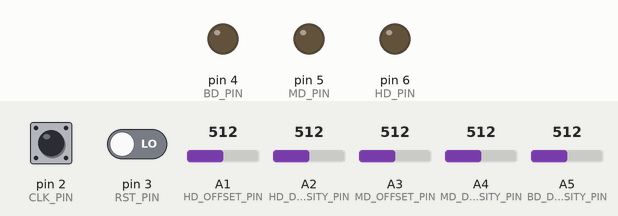
Simulated run of this sketch. Board: Arduino Uno, built with avr-gcc and run on an emulated ATmega328P. Shown: output pins drawn as LEDs (lit = HIGH). Inputs (shaded band) come from the test bench; at power-on: pin 2 (CLK_PIN) HIGH, pin 3 (RST_PIN) LOW, A1 (HD_OFFSET_PIN) = 512, A2 (HD_DENSITY_PIN) = 512, A3 (MD_OFFSET_PIN) = 512, A4 (MD_DENSITY_PIN) = 512, A5 (BD_DENSITY_PIN) = 512.

Above: at 1.2 s.
1.3 s: pin 2 (CLK_PIN) pulsed LOW 2 times (0.12 s each, 0.3 s apart)
At 1.51 s:
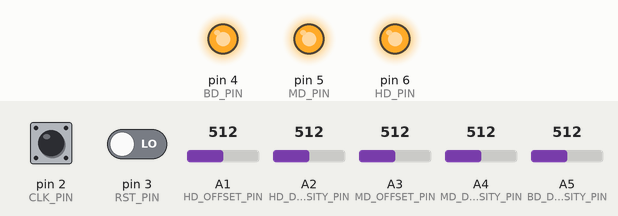
At 2.3 s:
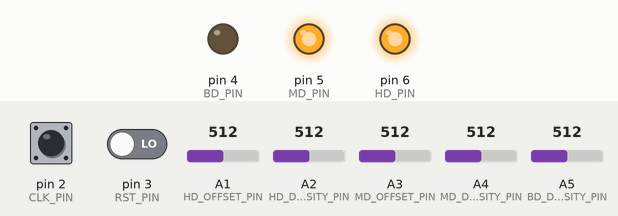
3.4 s: pin 2 (CLK_PIN) driven LOW
At 4.1 s:
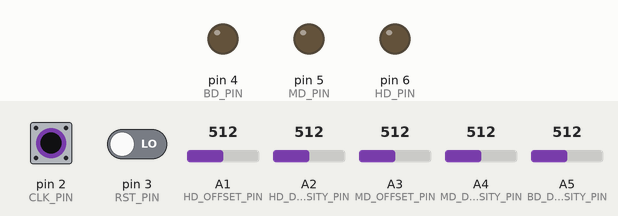
Timing chart, 0 to 6.4 s (numbered marks = the images above; inputs shaded):
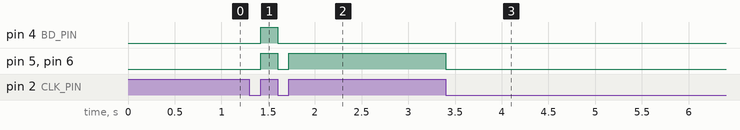

Measured:
- after the input at 1.3 s, pin 4 (BD_PIN): LOW → HIGH after 0.12 s, → LOW 0.18 s later; pin 5 (MD_PIN), pin 6 (HD_PIN): LOW → HIGH after 0.12 s, → LOW 0.18 s later, → HIGH 0.12 s later
- after the input at 3.4 s, pin 5 (MD_PIN), pin 6 (HD_PIN): HIGH → LOW at once

The sketch:

eurodrumpf.ino
```cpp
/*
  Analog input, analog output, serial output

A1  POT
A2  POT
A4  POT
A4  POT
A5  POT

D2  input jack (via 10K resistor)
D3  input jack (via 10K resistor)
D4  output (via diode)
D5  output (via diode)
D6  output (via diode)

 */

#define PRINT_DEBUG false


#define CLK_PIN 2
#define RST_PIN 3
#define BD_PIN 4
#define MD_PIN 5
#define HD_PIN 6

#define BD_MASK (1<<BD_PIN)
#define MD_MASK (1<<MD_PIN)
#define HD_MASK (1<<HD_PIN)

#define BD_DENSITY_PIN A5
#define MD_DENSITY_PIN A4
#define MD_OFFSET_PIN A3

#define HD_DENSITY_PIN A2
#define HD_OFFSET_PIN A1

int analogInPin = A5;  // Analog input pin that the potentiometer is attached to


volatile byte clock_count=0;
volatile unsigned long clock_start=0;
volatile unsigned long clock_stop=0;

#define SEQ_LENGTH 16
volatile unsigned char beats_buffer1[SEQ_LENGTH] =
{

 B00000000 ,
 B00000000 ,
 B00000000 ,
 B00000000 ,
 B00000000 ,
 B00000000 ,
 B00000000 ,
 B00000000 ,
 B00000000 ,
 B00000000 ,
 B00000000 ,
 B00000000 ,
 B00000000 ,
 B00000000 ,
 B00000000 ,
 B00000000
};

volatile unsigned char beats_buffer2[SEQ_LENGTH] =
{

 B00000000 ,
 B00000000 ,
 B00000000 ,
 B00000000 ,
 B00000000 ,
 B00000000 ,
 B00000000 ,
 B00000000 ,
 B00000000 ,
 B00000000 ,
 B00000000 ,
 B00000000 ,
 B00000000 ,
 B00000000 ,
 B00000000 ,
 B00000000
};

volatile unsigned char* play_buffer=beats_buffer1;
volatile unsigned char* edit_buffer=beats_buffer2;
volatile unsigned char * tmp_ptr;

 const byte BASS_BEAT_ORDER[8]={0,8,12,4,14,6,2,10};

void setup() {
  // initialize serial communications at 9600 bps:
  Serial.begin(9600);
  pinMode(CLK_PIN,INPUT); // can't be INPUT_PULLUP because of the 10k resistor
  pinMode(RST_PIN,INPUT); // can't be INPUT_PULLUP because of the 10k resistor

  attachInterrupt(digitalPinToInterrupt(CLK_PIN), clock_change_isr, CHANGE);
  attachInterrupt(digitalPinToInterrupt(RST_PIN), reset_isr, RISING);

  pinMode(BD_PIN, OUTPUT);
  pinMode(MD_PIN, OUTPUT);
  pinMode(HD_PIN, OUTPUT);


}


void distribute_beats(int number_of_beats,  int offset,byte note_mask) {

   if (offset<4) {
      distribute_euclid(number_of_beats,offset,note_mask);
   } else {
      distribute_cyclic(number_of_beats,offset,note_mask);
   }
}
void distribute_euclid(int number_of_beats,  int offset,byte note_mask) {
  int i  = offset;

  int pauses  = SEQ_LENGTH - number_of_beats;
  if (number_of_beats >= 0) {
    int per_pulse = (pauses / number_of_beats);
    int remainder = pauses % number_of_beats;

    for (int pulse = 0; pulse < number_of_beats; pulse++) {
      edit_buffer[i % SEQ_LENGTH] |= note_mask;
      i += 1;
      i += per_pulse;
      if (pulse < remainder) {
        i++;
      }
    }
  }
}

void distribute_cyclic(int number_of_beats,  int offset,byte note_mask) {
  if (number_of_beats >= 0) {
    int i=offset;
    for (int j = 0; j < number_of_beats; j++) {
      while ((edit_buffer[i % SEQ_LENGTH] & note_mask)>0) {
        i++;
    }
      edit_buffer[i % SEQ_LENGTH] |= note_mask;
      i = ((i+offset) % SEQ_LENGTH);
    }
  }
}


void clock_change_isr() {


   if (digitalRead (CLK_PIN) == LOW) {
//  if ((PORTD & (1<<CLK_PIN))==0) {
    //falling clock
     PORTD = PORTD & B10001111;  //turn off pins 4,5,6 while leaving rest alone
    clock_stop=millis();
  } else {
    //rising clock
    unsigned char beat=play_buffer[clock_count];  //turn on pins 4,5 and/or 6 while leaving rest alone
    PORTD = PORTD | beat;
    clock_count++;
    if (clock_count>=SEQ_LENGTH) {
        clock_count=0;
    }

    clock_start=millis();

  }
}

void reset_isr() {
  clock_count=0;
}


void loop() {
int i;
  //clear the edit buffer;
   for (i=0;i<SEQ_LENGTH;i++) {
       edit_buffer[i]=0;
   }

   int bd_density=  map(analogRead(BD_DENSITY_PIN),0,1023,7,0);

   for (i=0;i<=bd_density;i++) {
       edit_buffer[BASS_BEAT_ORDER[i]]+=BD_MASK;
   }


   int md_density=  map(analogRead(MD_DENSITY_PIN),0,1023,16,0);

   int md_offset=  map(analogRead(MD_OFFSET_PIN),0,1023,8,0);


    distribute_beats(md_density, md_offset,MD_MASK);


   int hd_density=  map(analogRead(HD_DENSITY_PIN),0,1023,16,0);

   int hd_offset=  map(analogRead(HD_OFFSET_PIN),0,1023,8,0);

    distribute_beats(hd_density, hd_offset,HD_MASK);

    //make the 'edit' buffer live

    tmp_ptr=play_buffer;
    play_buffer=edit_buffer;
    edit_buffer=tmp_ptr;


//not printing to serial port makes the arduino respond faster to changes in the knobs
if (PRINT_DEBUG) {
//dump the beat out

    Serial.print("BD DENSITY: ");
    Serial.print(bd_density);
    Serial.print(" MD DENSITY: ");
    Serial.print(md_density);
    Serial.print(" MD OFFSET: ");
    Serial.print(md_offset);
    Serial.print(" HD DENSITY: ");
    Serial.print(hd_density);
    Serial.print(" HD OFFSET: ");
    Serial.print(hd_offset);

      Serial.print("\n");
   for (i=0;i<SEQ_LENGTH;i++) {
       Serial.print("BEAT #: ");
       Serial.print(i);
       Serial.print("\t");
       if ((edit_buffer[i] & BD_MASK)==0) {
         Serial.print("..");
       } else {
         Serial.print(",B");
       }
       if ((edit_buffer[i] & MD_MASK)==0) {
         Serial.print("..");
       } else {
         Serial.print(",M");
       }

       if ((edit_buffer[i] & HD_MASK)==0) {
         Serial.print("..");
       } else {
         Serial.print(",H");
       }

      Serial.print("\n");
   }


  for (analogInPin=1;analogInPin<6;analogInPin++) {
    // read the analog in value:
    int sensorValue = analogRead(analogInPin);
    // map it to the range of the analog out:
    int outputValue = map(sensorValue, 0, 1023, 0, 255);
    // change the analog out value:
    // print the results to the serial monitor:

    Serial.print("\tA");
    Serial.print(analogInPin);
    Serial.print("  = ");
    Serial.print(outputValue);
 }

    Serial.print("\n");


    signed short clock_interval=clock_stop-clock_start;
    Serial.print("CLOCK COUNT: ");
    Serial.print(clock_count);
    Serial.print(" CLOCK TIME: ");
    Serial.print(clock_interval);
    Serial.print(" CLOCK START: ");
    Serial.print(clock_start);
    Serial.print(" CLOCK STOP: ");
    Serial.print(clock_stop);

    Serial.print("\n");
}


}
```
